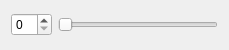
<?xml version="1.0" encoding="UTF-8"?>
<ui version="4.0">
 <class>smallWidget</class>
 <widget class="QWidget" name="smallWidget">
  <property name="geometry">
   <rect>
    <x>0</x>
    <y>0</y>
    <width>229</width>
    <height>50</height>
   </rect>
  </property>
  <property name="windowTitle">
   <string>Form</string>
  </property>
  <layout class="QHBoxLayout" name="horizontalLayout">
   <item>
    <widget class="QSpinBox" name="spinBox"/>
   </item>
   <item>
    <widget class="QSlider" name="horizontalSlider">
     <property name="orientation">
      <enum>Qt::Orientation::Horizontal</enum>
     </property>
    </widget>
   </item>
  </layout>
 </widget>
 <resources/>
 <connections/>
</ui>
